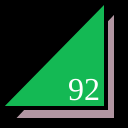
Frame 1 (no input)
Frame 60 (no input): identical to frame 1, image omitted
Frame 120 (the mouse pressed at the canvas centre since frame 60): identical to frame 1, image omitted

The p5.js sketch that drew this single still picture (run headless with seeded random() and noise() and a simulated clock; from frame 60 on, the mouse is pressed at the canvas centre):

// p5.js sketch
// ── sketch.js
function setup() {
  createCanvas(128,128);
}

function draw() {
  background(0);
  strokeWeight(4);
  fill(178, 150, 162);
  triangle(12,120,116,120,116,10);
  fill(20, 185, 84);
  triangle(0,108,106,108,106,0);
  fill(255);
  textSize(32);
  textFont("serif");
  text("92", 68, 100);
}
